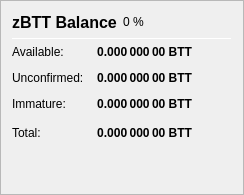
                   <widget class="QFrame" name="frame_ZerocoinBalances">
                    <property name="frameShape">
                     <enum>QFrame::StyledPanel</enum>
                    </property>
                    <property name="frameShadow">
                     <enum>QFrame::Raised</enum>
                    </property>
                    <layout class="QVBoxLayout" name="verticalLayout_7">
                     <item>
                      <layout class="QHBoxLayout" name="horizontalLayout_8" stretch="0,0,0">
                       <item>
                        <widget class="QLabel" name="label_5z_3">
                         <property name="minimumSize">
                          <size>
                           <width>0</width>
                           <height>20</height>
                          </size>
                         </property>
                         <property name="font">
                          <font>
                           <pointsize>12</pointsize>
                           <weight>75</weight>
                           <bold>true</bold>
                          </font>
                         </property>
                         <property name="text">
                          <string>zBTT Balance</string>
                         </property>
                        </widget>
                       </item>
                       <item>
                        <widget class="QLabel" name="labelzBTTPercent">
                         <property name="text">
                          <string notr="true">0 %</string>
                         </property>
                        </widget>
                       </item>
                       <item>
                        <spacer name="horizontalSpacer_11">
                         <property name="orientation">
                          <enum>Qt::Horizontal</enum>
                         </property>
                         <property name="sizeHint" stdset="0">
                          <size>
                           <width>40</width>
                           <height>20</height>
                          </size>
                         </property>
                        </spacer>
                       </item>
                      </layout>
                     </item>
                     <item>
                      <widget class="Line" name="line_ZerocoinBalance">
                       <property name="minimumSize">
                        <size>
                         <width>0</width>
                         <height>1</height>
                        </size>
                       </property>
                       <property name="maximumSize">
                        <size>
                         <width>16777215</width>
                         <height>1</height>
                        </size>
                       </property>
                       <property name="orientation">
                        <enum>Qt::Horizontal</enum>
                       </property>
                      </widget>
                     </item>
                     <item>
                      <layout class="QGridLayout" name="gridLayout_5">
                       <property name="spacing">
                        <number>12</number>
                       </property>
                       <item row="1" column="0">
                        <widget class="QLabel" name="labelzBalanceMatureText">
                         <property name="toolTip">
                          <string>Mature: more than 20 confirmation and more than 1 mint of the same denomination after it was minted.
These zBTT are spendable.</string>
                         </property>
                         <property name="text">
                          <string>Available:</string>
                         </property>
                        </widget>
                       </item>
                       <item row="1" column="1">
                        <widget class="QLabel" name="labelzBalanceMature">
                         <property name="font">
                          <font>
                           <weight>75</weight>
                           <bold>true</bold>
                          </font>
                         </property>
                         <property name="toolTip">
                          <string>Mature: more than 20 confirmation and more than 1 mint of the same denomination after it was minted.
These zBTT are spendable.</string>
                         </property>
                         <property name="text">
                          <string notr="true">0.000 000 00 BTT</string>
                         </property>
                         <property name="alignment">
                          <set>Qt::AlignRight|Qt::AlignTrailing|Qt::AlignVCenter</set>
                         </property>
                        </widget>
                       </item>
                       <item row="2" column="0">
                        <widget class="QLabel" name="labelzBalanceUnconfirmedText">
                         <property name="toolTip">
                          <string>Unconfirmed: less than 20 confirmations
Immature: confirmed, but less than 1 mint of the same denomination after it was minted</string>
                         </property>
                         <property name="text">
                          <string>Unconfirmed:</string>
                         </property>
                        </widget>
                       </item>
                       <item row="2" column="1">
                        <widget class="QLabel" name="labelzBalanceUnconfirmed">
                         <property name="font">
                          <font>
                           <weight>75</weight>
                           <bold>true</bold>
                          </font>
                         </property>
                         <property name="toolTip">
                          <string>Unconfirmed: less than 20 confirmations
Immature: confirmed, but less than 1 mint of the same denomination after it was minted</string>
                         </property>
                         <property name="text">
                          <string notr="true">0.000 000 00 BTT</string>
                         </property>
                         <property name="alignment">
                          <set>Qt::AlignRight|Qt::AlignTrailing|Qt::AlignVCenter</set>
                         </property>
                        </widget>
                       </item>
                       <item row="3" column="0">
                        <widget class="QLabel" name="labelzBalanceImmatureText">
                         <property name="toolTip">
                          <string>Unconfirmed: less than 20 confirmations
Immature: confirmed, but less than 1 mint of the same denomination after it was minted</string>
                         </property>
                         <property name="text">
                          <string>Immature:</string>
                         </property>
                        </widget>
                       </item>
                       <item row="3" column="1">
                        <widget class="QLabel" name="labelzBalanceImmature">
                         <property name="font">
                          <font>
                           <weight>75</weight>
                           <bold>true</bold>
                          </font>
                         </property>
                         <property name="toolTip">
                          <string>Unconfirmed: less than 20 confirmations
Immature: confirmed, but less than 1 mint of the same denomination after it was minted</string>
                         </property>
                         <property name="text">
                          <string notr="true">0.000 000 00 BTT</string>
                         </property>
                         <property name="alignment">
                          <set>Qt::AlignRight|Qt::AlignTrailing|Qt::AlignVCenter</set>
                         </property>
                        </widget>
                       </item>
                       <item row="4" column="0">
                        <widget class="QLabel" name="labelzBalanceText">
                         <property name="toolTip">
                          <string>Your current zBTT balance, unconfirmed and immature zBTT included.</string>
                         </property>
                         <property name="text">
                          <string>Total:</string>
                         </property>
                        </widget>
                       </item>
                       <item row="4" column="1">
                        <widget class="QLabel" name="labelzBalance">
                         <property name="font">
                          <font>
                           <weight>75</weight>
                           <bold>true</bold>
                          </font>
                         </property>
                         <property name="cursor">
                          <cursorShape>IBeamCursor</cursorShape>
                         </property>
                         <property name="toolTip">
                          <string>Your current zBTT balance, unconfirmed and immature zBTT included.</string>
                         </property>
                         <property name="text">
                          <string notr="true">0.000 000 00 BTT</string>
                         </property>
                         <property name="alignment">
                          <set>Qt::AlignRight|Qt::AlignTrailing|Qt::AlignVCenter</set>
                         </property>
                         <property name="textInteractionFlags">
                          <set>Qt::LinksAccessibleByMouse|Qt::TextSelectableByKeyboard|Qt::TextSelectableByMouse</set>
                         </property>
                        </widget>
                       </item>
                       <item row="4" column="2">
                        <spacer name="horizontalSpacer_4">
                         <property name="orientation">
                          <enum>Qt::Horizontal</enum>
                         </property>
                         <property name="sizeHint" stdset="0">
                          <size>
                           <width>40</width>
                           <height>20</height>
                          </size>
                         </property>
                        </spacer>
                       </item>
                      </layout>
                     </item>
                     <item>
                      <spacer name="verticalSpacer_4">
                       <property name="orientation">
                        <enum>Qt::Vertical</enum>
                       </property>
                       <property name="sizeHint" stdset="0">
                        <size>
                         <width>20</width>
                         <height>40</height>
                        </size>
                       </property>
                      </spacer>
                     </item>
                    </layout>
                   </widget>
